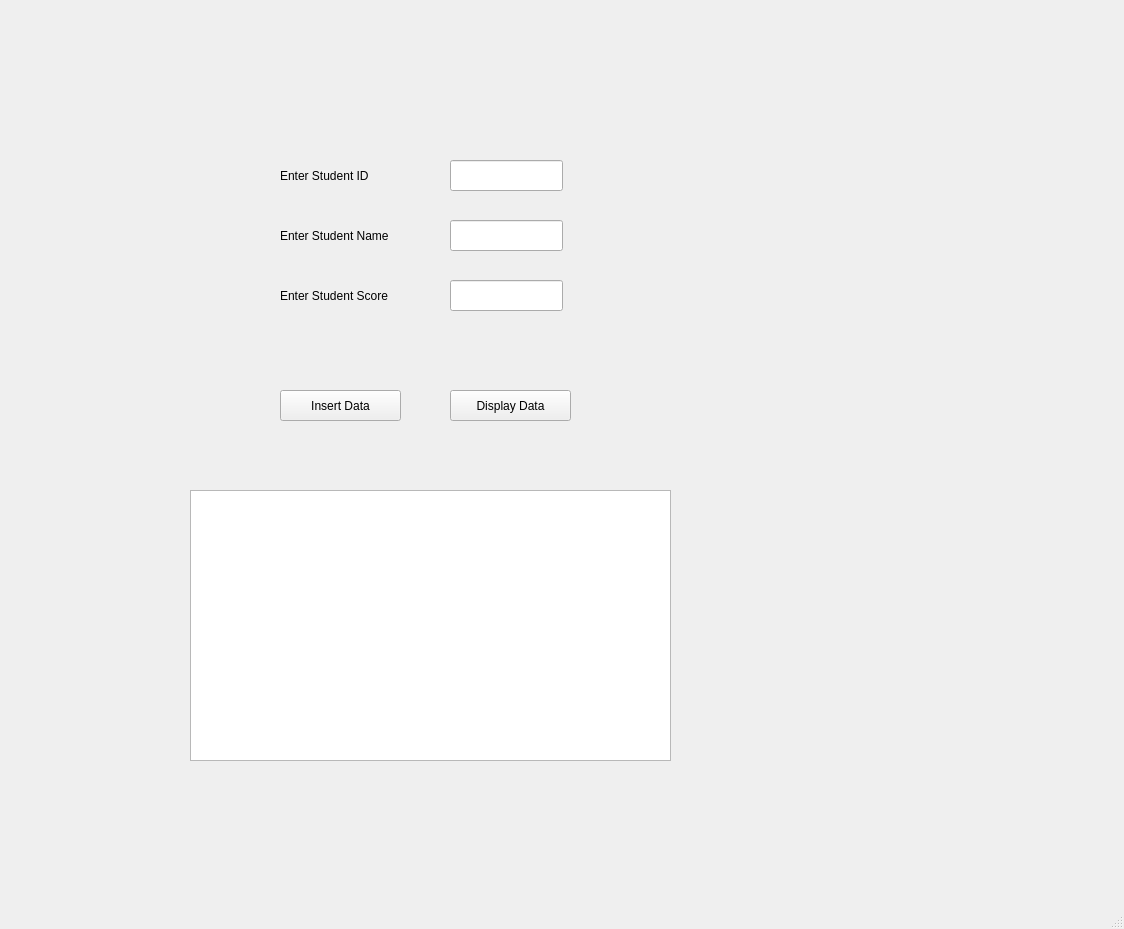
<?xml version="1.0" encoding="UTF-8"?>
<ui version="4.0">
 <class>studentPerformance</class>
 <widget class="QMainWindow" name="studentPerformance">
  <property name="geometry">
   <rect>
    <x>0</x>
    <y>0</y>
    <width>1124</width>
    <height>929</height>
   </rect>
  </property>
  <property name="windowTitle">
   <string>Student Performance</string>
  </property>
  <widget class="QWidget" name="centralwidget">
   <widget class="QLabel" name="lblId">
    <property name="geometry">
     <rect>
      <x>280</x>
      <y>160</y>
      <width>151</width>
      <height>31</height>
     </rect>
    </property>
    <property name="text">
     <string>Enter Student ID</string>
    </property>
   </widget>
   <widget class="QLineEdit" name="txtId">
    <property name="geometry">
     <rect>
      <x>450</x>
      <y>160</y>
      <width>113</width>
      <height>31</height>
     </rect>
    </property>
   </widget>
   <widget class="QLabel" name="lblName">
    <property name="geometry">
     <rect>
      <x>280</x>
      <y>220</y>
      <width>151</width>
      <height>31</height>
     </rect>
    </property>
    <property name="text">
     <string>Enter Student Name</string>
    </property>
   </widget>
   <widget class="QLineEdit" name="txtName">
    <property name="geometry">
     <rect>
      <x>450</x>
      <y>220</y>
      <width>113</width>
      <height>31</height>
     </rect>
    </property>
   </widget>
   <widget class="QLabel" name="lblScore">
    <property name="geometry">
     <rect>
      <x>280</x>
      <y>280</y>
      <width>151</width>
      <height>31</height>
     </rect>
    </property>
    <property name="text">
     <string>Enter Student Score</string>
    </property>
   </widget>
   <widget class="QLineEdit" name="txtScore">
    <property name="geometry">
     <rect>
      <x>450</x>
      <y>280</y>
      <width>113</width>
      <height>31</height>
     </rect>
    </property>
   </widget>
   <widget class="QPushButton" name="btnInsert">
    <property name="geometry">
     <rect>
      <x>280</x>
      <y>390</y>
      <width>121</width>
      <height>31</height>
     </rect>
    </property>
    <property name="text">
     <string>Insert Data</string>
    </property>
   </widget>
   <widget class="QPushButton" name="btnDisplay">
    <property name="geometry">
     <rect>
      <x>450</x>
      <y>390</y>
      <width>121</width>
      <height>31</height>
     </rect>
    </property>
    <property name="text">
     <string>Display Data</string>
    </property>
   </widget>
   <widget class="QTableWidget" name="studentTableWidget">
    <property name="geometry">
     <rect>
      <x>190</x>
      <y>490</y>
      <width>481</width>
      <height>271</height>
     </rect>
    </property>
   </widget>
  </widget>
  <widget class="QMenuBar" name="menubar">
   <property name="geometry">
    <rect>
     <x>0</x>
     <y>0</y>
     <width>1124</width>
     <height>26</height>
    </rect>
   </property>
  </widget>
  <widget class="QStatusBar" name="statusbar"/>
 </widget>
 <resources/>
 <connections/>
</ui>
